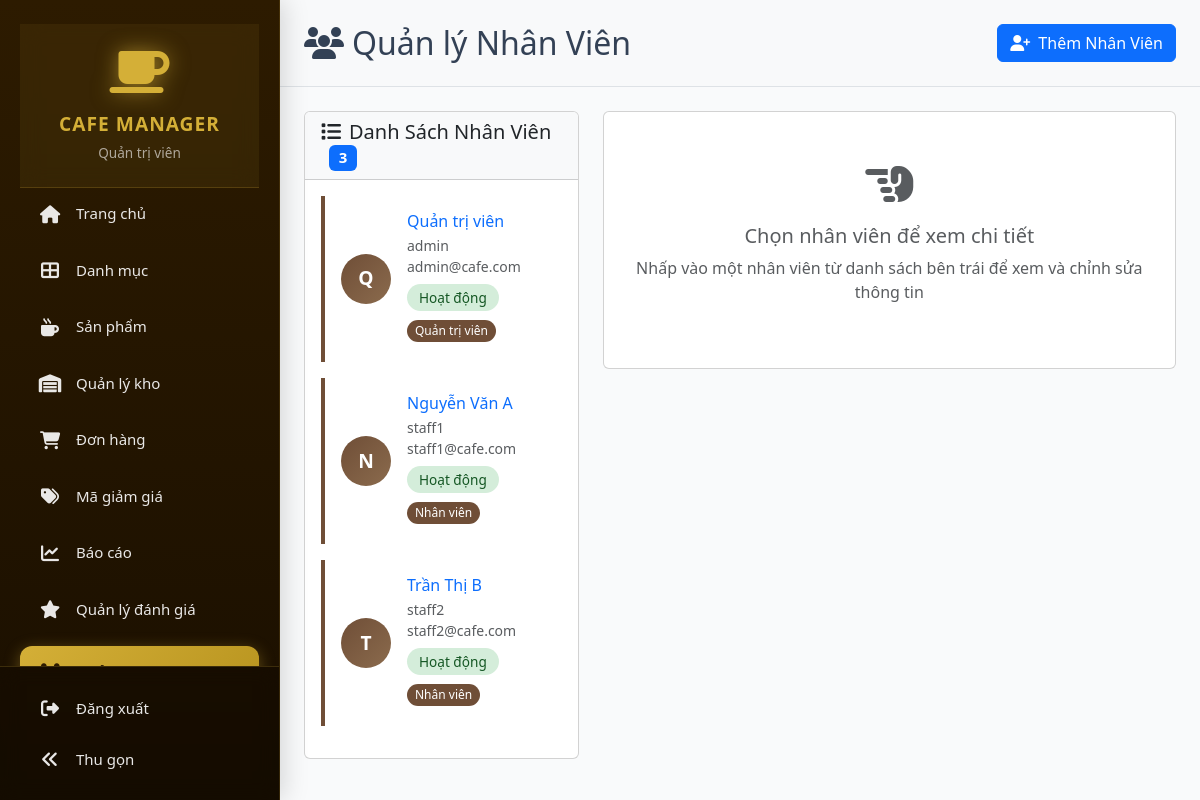
Page /admin/manage_employees.php (signed in) on the committed database.
### tables this page shows
CREATE TABLE users (
    id INT PRIMARY KEY AUTO_INCREMENT,
    username VARCHAR(50) UNIQUE NOT NULL,
    password VARCHAR(255) NOT NULL,
    email VARCHAR(100) UNIQUE,
    full_name VARCHAR(100) NOT NULL,
    phone VARCHAR(20),
    address TEXT,
    avatar VARCHAR(255) DEFAULT NULL,
    role ENUM('admin', 'staff', 'customer') DEFAULT 'customer',
    is_active TINYINT(1) DEFAULT 1,
    created_at TIMESTAMP DEFAULT CURRENT_TIMESTAMP,
    updated_at TIMESTAMP DEFAULT CURRENT_TIMESTAMP ON UPDATE CURRENT_TIMESTAMP,
    reset_token VARCHAR(255) NULL,
    reset_token_expiry DATETIME NULL,
    remember_token VARCHAR(255) NULL,
    token_expiry DATETIME NULL,
    INDEX idx_reset_token (reset_token),
    INDEX idx_email (email),
    INDEX idx_username (username),
    INDEX idx_role (role),
    INDEX idx_is_active (is_active)
);

### config/helpers.php (called while the page is built, shortened)
<?php
function e($string) {
    return htmlspecialchars($string, ENT_QUOTES, 'UTF-8');
}

### admin/manage_employees.php (the view, shortened to what this page needs)
<?php
require_once '../config/init.php';
try {
    $stmt = $pdo->query("
        SELECT u.id, u.username, u.email, u.full_name, u.phone, u.is_active, u.created_at,
               GROUP_CONCAT(r.display_name SEPARATOR ', ') as roles
        FROM users u
        LEFT JOIN user_roles ur ON u.id = ur.user_id
        LEFT JOIN roles r ON ur.role_id = r.id
        WHERE u.role IN ('admin', 'staff')
        GROUP BY u.id
        ORDER BY u.created_at DESC
    ");
    $employees = $stmt->fetchAll();
} catch (Exception $e) {
    $employees = [];
}
$selected_employee = null;
$selected_employee_roles = [];
?>
<!DOCTYPE html>
<html lang="vi">
<head>
    <link href="https://cdn.jsdelivr.net/npm/bootstrap@5.3.0/dist/css/bootstrap.min.css" rel="stylesheet">
    <link href="https://cdnjs.cloudflare.com/ajax/libs/font-awesome/6.4.0/css/all.min.css" rel="stylesheet">
    <link rel="stylesheet" href="../assets/cssad/index.css">
</head>
<body>
    <div class="d-flex">
        <?php include 'sidebar.php'; ?>
        <div class="flex-grow-1">
            <div class="header d-flex justify-content-between align-items-center p-4 bg-light border-bottom">
                <div class="d-flex align-items-center">
                    <h2 class="m-0">
                        <i class="fas fa-users me-2"></i>Quản lý Nhân Viên
                    </h2>
                </div>
                <button class="btn btn-primary" data-bs-toggle="modal" data-bs-target="#addEmployeeModal">
                    <i class="fas fa-user-plus me-2"></i>Thêm Nhân Viên
                </button>
            </div>
            <div class="p-4">
                <div class="row">
                    <div class="col-lg-4">
                        <div class="card">
                            <div class="card-header bg-light">
                                <h5 class="m-0">
                                    <i class="fas fa-list me-2"></i>Danh Sách Nhân Viên
                                    <span class="badge bg-primary ms-2"><?php echo count($employees); ?></span>
                                </h5>
                            </div>
                            <div class="card-body" style="max-height: 600px; overflow-y: auto;">
                                <?php if (empty($employees)): ?>
                                    <div class="text-center py-4">
                                        <i class="fas fa-users fa-3x text-muted mb-3"></i>
                                        <p class="text-muted">Chưa có nhân viên nào.</p>
                                    </div>
                                <?php else: ?>
                                    <?php foreach ($employees as $emp): ?>
                                        <a href="?user_id=<?php echo $emp['id']; ?>" class="text-decoration-none">
                                            <div class="employee-card p-3 mb-3 <?php echo (isset($_GET['user_id']) && $_GET['user_id'] == $emp['id']) ? 'active' : ''; ?>">
                                                <div class="d-flex align-items-center">
                                                    <div class="employee-avatar me-3">
                                                        <?php echo strtoupper(substr($emp['full_name'], 0, 1)); ?>
                                                    </div>
                                                    <div class="flex-grow-1">
                                                        <h6 class="mb-1"><?php echo e($emp['full_name']); ?></h6>
                                                        <small class="text-muted d-block"><?php echo e($emp['username']); ?></small>
                                                        <small class="text-muted d-block"><?php echo e($emp['email']); ?></small>
                                                        <div class="mt-2">
                                                            <span class="status-badge <?php echo $emp['is_active'] ? 'status-active' : 'status-inactive'; ?>">
                                                                <?php echo $emp['is_active'] ? 'Hoạt động' : 'Vô hiệu hóa'; ?>
                                                            </span>
                                                        </div>
                                                        <?php if ($emp['roles']): ?>
                                                            <div class="mt-2">
                                                                <?php
                                                                $roles = explode(', ', $emp['roles']);
                                                                foreach (array_slice($roles, 0, 2) as $role):
                                                                ?>
                                                                    <span class="role-tag"><?php echo e($role); ?></span>
                                                                <?php endforeach; ?>
                                                            </div>
                                                        <?php endif; ?>
                                                    </div>
                                                </div>
                                            </div>
                                        </a>
                                    <?php endforeach; ?>
                                <?php endif; ?>
                            </div>
                        </div>
                    </div>
                    <div class="col-lg-8">
                        <?php if ($selected_employee): ?>
                            <div class="card">
                                <div class="card-header bg-light d-flex justify-content-between align-items-center">
                                    <h5 class="m-0">
                                        <i class="fas fa-user-edit me-2"></i><?php echo e($selected_employee['full_name']); ?>
                                    </h5>
                                    <div>
                                        <button class="btn btn-sm btn-outline-primary me-2" onclick="editEmployee(<?php echo $selected_employee['id']; ?>)">
                                            <i class="fas fa-edit me-1"></i>Sửa
                                        </button>
                                        <button class="btn btn-sm btn-outline-danger" onclick="deleteEmployee(<?php echo $selected_employee['id']; ?>, '<?php echo e($selected_employee['full_name']); ?>')">
                                            <i class="fas fa-trash me-1"></i>Xóa
                                        </button>
                                    </div>
                                </div>
                                <div class="card-body">
                                    <div class="form-section">
                                        <h6 class="mb-3">
                                            <i class="fas fa-info-circle me-2"></i>Thông Tin Cơ Bản
                                        </h6>
                                        <div class="row">
                                            <div class="col-md-6">
                                                <p><strong>Họ tên:</strong> <?php echo e($selected_employee['full_name']); ?></p>
                                                <p><strong>Tên đăng nhập:</strong> <?php echo e($selected_employee['username']); ?></p>
                                                <p><strong>Email:</strong> <?php echo e($selected_employee['email']); ?></p>
                                            </div>
                                            <div class="col-md-6">
                                                <p><strong>Số điện thoại:</strong> <?php echo e($selected_employee['phone'] ?: 'Chưa cập nhật'); ?></p>
                                                <p><strong>Địa chỉ:</strong> <?php echo e($selected_employee['address'] ?: 'Chưa cập nhật'); ?></p>
                                                <p><strong>Trạng thái:</strong>
                                                    <span class="status-badge <?php echo $selected_employee['is_active'] ? 'status-active' : 'status-inactive'; ?>">
                                                        <?php echo $selected_employee['is_active'] ? 'Hoạt động' : 'Vô hiệu hóa'; ?>
                                                    </span>
                                                </p>
                                            </div>
                                        </div>
                                        <p><strong>Ngày tạo:</strong> <?php echo date('d/m/Y H:i', strtotime($selected_employee['created_at'])); ?></p>
                                    </div>
                                    <div class="form-section">
                                        <h6 class="mb-3">
                                            <i class="fas fa-user-tag me-2"></i>Vai Trò & Quyền Hạn
                                        </h6>
                                        <?php if (empty($selected_employee_roles)): ?>
                                            <p class="text-muted">Chưa được gán vai trò nào.</p>
                                        <?php else: ?>
                                            <div class="mb-3">
                                                <?php foreach ($selected_employee_roles as $role): ?>
                                                    <span class="badge bg-primary me-2 mb-2">
                                                        <i class="fas fa-tag me-1"></i><?php echo e($role['display_name']); ?>
                                                    </span>
                                                    <small class="text-muted d-block ms-3"><?php echo e($role['description'] ?: 'Không có mô tả'); ?></small>
                                                <?php endforeach; ?>
                                            </div>
                                        <?php endif; ?>
                                    </div>
                                    <div class="form-section">
                                        <h6 class="mb-3">
                                            <i class="fas fa-cogs me-2"></i>Hành Động
                                        </h6>
                                        <div class="d-flex gap-2">
                                            <form method="POST" class="d-inline">
                                                <input type="hidden" name="action" value="toggle_status">
                                                <input type="hidden" name="user_id" value="<?php echo $selected_employee['id']; ?>">
                                                <input type="hidden" name="is_active" value="<?php echo $selected_employee['is_active'] ? '0' : '1'; ?>">
                                                <button type="submit" class="btn btn-<?php echo $selected_employee['is_active'] ? 'warning' : 'success'; ?>">
                                                    <i class="fas fa-<?php echo $selected_employee['is_active'] ? 'lock' : 'unlock'; ?> me-2"></i>
                                                    <?php echo $selected_employee['is_active'] ? 'Vô hiệu hóa' : 'Kích hoạt'; ?>
                                                </button>
                                            </form>
                                        </div>
                                    </div>
                                </div>
                            </div>
                        <?php else: ?>
                            <div class="card">
                                <div class="card-body text-center py-5">
                                    <i class="fas fa-hand-point-left fa-3x text-muted mb-3"></i>
                                    <h5 class="text-muted">Chọn nhân viên để xem chi tiết</h5>
                                    <p class="text-muted">Nhấp vào một nhân viên từ danh sách bên trái để xem và chỉnh sửa thông tin</p>
                                </div>
                            </div>
                        <?php endif; ?>
                    </div>
                </div>
            </div>
        </div>
    </div>
</body>
</html>

### assets/cssad/index.css (style rules this page uses)
:root { --primary-color: #d8e2f5; --primary-light: #eef2fb; --primary-dark: #94a3b8; --secondary-color: #fef3c7; --success-color: #dcfce7; --danger-color: #fee2e2; --warning-color: #fef3c7; --light-bg: #f9fafb; --card-bg: #ffffff; --border-color: #e2e8f0; --border-dark: #94a3b8; --text-primary: #334155; --text-secondary: #64748b; --text-muted: #94a3b8; --shadow-md: 0 4px 6px -1px rgba(0, 0, 0, 0.1), 0 2px 4px -1px rgba(0, 0, 0, 0.06); --shadow-lg: 0 10px 15px -3px rgba(0, 0, 0, 0.1), 0 4px 6px -2px rgba(0, 0, 0, 0.05); --shadow-xl: 0 20px 25px -5px rgba(0, 0, 0, 0.1), 0 10px 10px -5px rgba(0, 0, 0, 0.04); --sidebar-width: 280px; }
*, *::before, *::after { box-sizing: border-box; }
body { font-family: 'Segoe UI', Tahoma, Geneva, Verdana, sans-serif; background-color: var(--light-bg); color: var(--text-primary); overflow-x: hidden; margin: 0; padding: 0; }

### assets/cssad/sidebar.css (style rules this page uses)
:root { --sidebar-expanded: 280px; --sidebar-collapsed: 80px; --primary-brown: #2D1B00; --accent-gold: #D4AF37; --hover-gold: #FFD700; --text-light: rgba(255, 255, 255, 0.9); --text-muted: rgba(255, 255, 255, 0.6); }

### admin/manage_employees.php (style rules this page uses)
.employee-card { transition: all 0.3s ease; border-left: 4px solid #6f4e37; }
.status-badge { padding: 4px 12px; border-radius: 20px; font-size: 0.85rem; font-weight: 500; }
.status-active { background-color: #d4edda; color: #155724; }
.role-tag { display: inline-block; padding: 2px 8px; border-radius: 12px; font-size: 0.75rem; background-color: #6f4e37; color: white; margin-right: 4px; margin-bottom: 4px; }
.employee-avatar { width: 50px; height: 50px; border-radius: 50%; background: linear-gradient(135deg, #6f4e37 0%, #8b6b4d 100%); display: flex; align-items: center; justify-content: center; color: white; font-weight: bold; font-size: 1.2rem; }

### rows in the picture
users: full_name "Q", full_name "Quản trị viên", username "admin", email "admin@cafe.com", is_active "Hoạt động", role "Quản trị viên"
users: full_name "N", full_name "Nguyễn Văn A", username "staff1", email "staff1@cafe.com", is_active "Hoạt động", role "Nhân viên"
users: full_name "T", full_name "Trần Thị B", username "staff2", email "staff2@cafe.com", is_active "Hoạt động", role "Nhân viên"

### other values in the picture
$_SESSION['full_name'] "Quản trị viên"
count($employees) "3"
